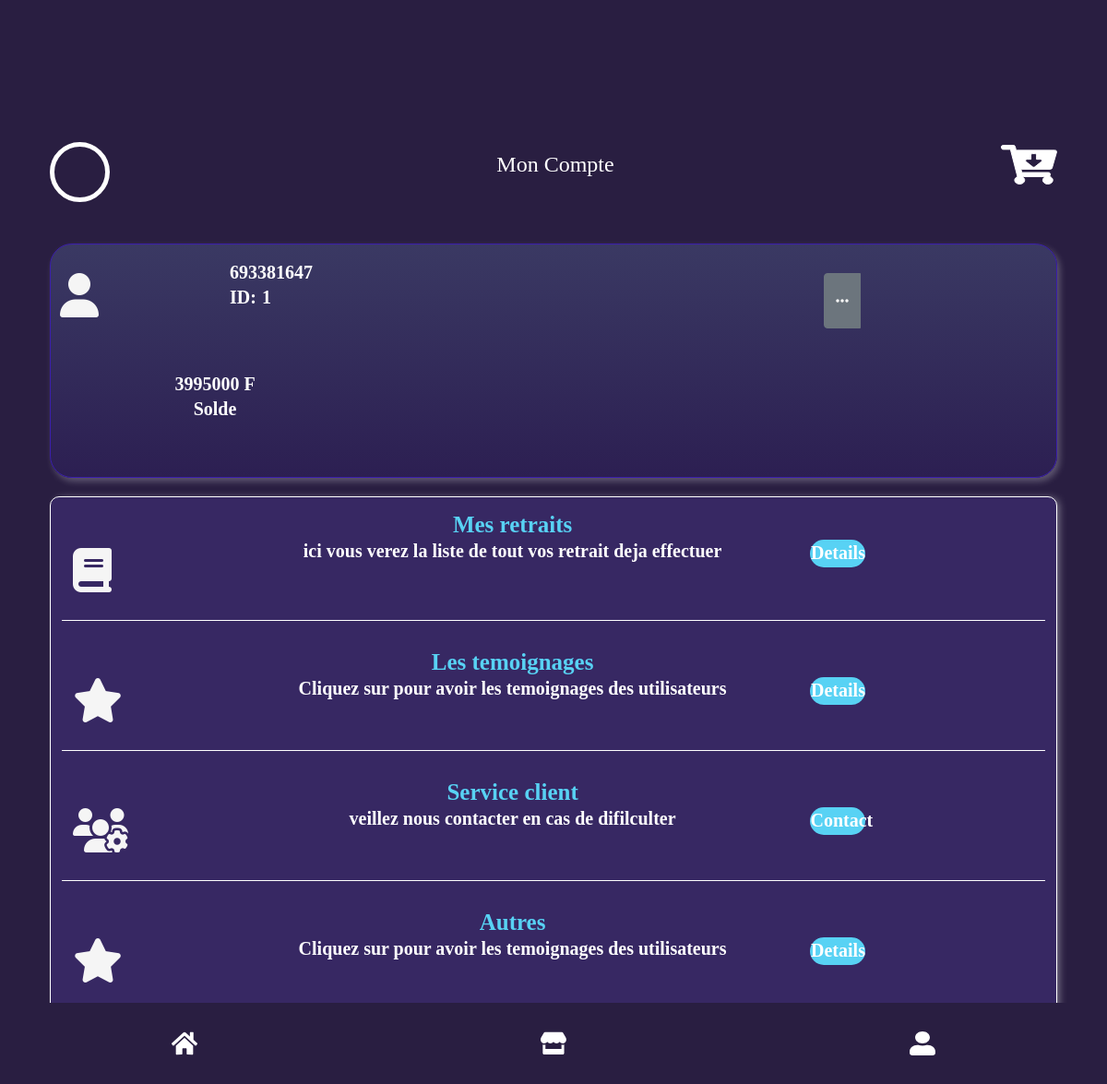
Screenshot of /compte.php (signed in) with the database file from the repository.
### tables this page shows
CREATE TABLE `utilisateurs` (
  `id` int(10) UNSIGNED NOT NULL,
  `num_tel` varchar(255) NOT NULL,
  `mots_passe` varchar(255) NOT NULL,
  `nom` varchar(255) DEFAULT NULL,
  `prenom` varchar(255) DEFAULT NULL,
  `num_retrait` varchar(255) DEFAULT NULL,
  `moyen_retrait` varchar(255) DEFAULT NULL,
  `code_parainage` int(11) DEFAULT NULL,
  `code_user` int(11) NOT NULL,
  `solde_user` int(11) NOT NULL DEFAULT 0,
  `type_use` tinyint(1) NOT NULL DEFAULT 1,
  `created_at` timestamp NULL DEFAULT NULL,
  `updated_at` timestamp NULL DEFAULT NULL
);

### session_user.php (called while the page is built, shortened)
<?php
  include("connexion.php");
  if (isset($_SESSION["id"])) {
    $id = $_SESSION["id"];
    $req = $con->query("SELECT * FROM utilisateurs WHERE id = '".$id."'");
    $result = $req->fetchAll();
    foreach($result as $results){
      $id = $results["id"];
      $num_tel = $results["num_tel"];
      $solde_user = $results["solde_user"];
    }
  }
?>

### compte.php (the view, shortened to what this page needs)
<?php
  include("session_user.php");
?>
<!DOCTYPE html>
<html lang="en">
<head>
    <link rel="stylesheet" href="css/bootstrap.min.css">
    <link rel="stylesheet" href="css/register.css">
    <link rel="stylesheet" href="css/Compte.css">
    <link href="https://cdn.jsdelivr.net/npm/bootstrap@5.3.2/dist/css/bootstrap.min.css" rel="stylesheet">
    <link href="https://cdn.jsdelivr.net/npm/bootstrap@5.0.2/dist/css/bootstrap.min.css" rel="stylesheet">
    <link rel="stylesheet" href="css/style.css">
</head>
<body class="mt-5 mb-5">
    <?php
        include('footer.php');
    ?>
    <section class="container mt-3 d-lg-flex justify-content-between align-items-center entete  ">
        <div class="entete1">
            <svg xmlns="http://www.w3.org/2000/svg" width="65" height="65" viewBox="0 0 65 65" fill="none">
                <circle cx="32.5" cy="32.5" r="30" fill="#291E41" stroke="white" stroke-width="5"/>
            </svg>
        </div>
        <div class="ms-3 text-center entete1">
            <p class="paragra">
                Mon Compte
            </p>
        </div>
        <div class="ms-3 text-center entete1">
            <p class="paragra">
                <a href="mesMachines.php">
                </a>
            </p>
        </div>
    </section>
<section class="container">
    <div class="card contener1 paragra">
        <div class="row pt-3 pda">
            <div class="col-2">
                <i class="fa-solid fa-user fa-2x"></i>
            </div>
            <div class="col-4">
                <span>
                <?php
                    if (isset($num_tel)) {
                        echo $num_tel;
                    }
                ?>
                </span><br>
                <span>ID:</span>
                <span>
                    <?php
                        if (isset($id)) {
                        echo $id;
                        }
                    ?>
                </span>
            </div>
            <div class="col-3">
            </div>
            <div class="col-3">
                <div class="btn-group dropend ">
                    <button type="button" class="btn btn-secondary " data-bs-toggle="dropdown" aria-expanded="true">
                        <i class="fa-solid fa-ellipsis"></i>
                    </button>
                  </div>
            </div>
            <div class="row text-center pt-3 pb-3">
                <div class="col-4">
                    <span>
                    <?php
                        if (isset($solde_user)) {
                        echo $solde_user;
                        }
                    ?>
                    </span><span>F</span><br>
                    <span>Solde</span>
                </div>
                <div class="col-4">
                </div>
            </div>
        </div>
    </div>
    <div class="container-fluid contener2 paragra">
        <div class="row pt-3 bordure">
            <div class="col-2 pt-4">
                <i class="fa-solid fa-book fa-2x"></i>
            </div>
            <div class="col-7 text-center pb-3 texte">
                <span>Mes retraits</span><br>
                <span>
                    ici vous verez la liste de
                    tout vos retrait deja effectuer
                </span>
            </div>
            <div class="col-3 ">
                <div class="detail">
                    <span>Details</span>
                </div>
            </div>
        </div>
        <div class="row pt-3 bordure">
            <div class="col-2 pt-3">
                <i class="fa-solid fa-star fa-2x"></i>
            </div>
            <div class="col-7 text-center pb-3 texte">
                <span>Les temoignages</span><br>
                <span>
                    Cliquez sur pour avoir
                    les temoignages des
                    utilisateurs
                </span>
            </div>
            <div class="col-3 ">
                <div class="detail">
                    <span>Details</span>
                </div>
            </div>
        </div>
        <div class="row pt-3 bordure">
            <div class="col-2 pt-3">
                <i class="fa-solid fa-users-gear fa-2x"></i>
            </div>
            <div class="col-7 text-center pb-3 texte">
                <span>Service client</span><br>
                <span>
                    veillez nous contacter
                    en cas de difilculter
                </span>
            </div>
            <div class="col-3 ">
                <div class="detail">
                    <span>Contact</span>
                </div>
            </div>
        </div>
        <div class="row pt-3 bordure">
            <div class="col-2 pt-3">
                <i class="fa-solid fa-star fa-2x"></i>
            </div>
            <div class="col-7 text-center pb-3 texte">
                <span>Autres</span><br>
                <span>
                    Cliquez sur pour avoir
                    les temoignages des
                    utilisateurs
                </span>
            </div>
            <div class="col-3 ">
                <div class="detail">
                    <span>Details</span>
                </div>
            </div>
        </div>
    </div>
</section>
</body>
</html>

### css/register.css (style rules this page uses)
body { background-color: #291E41; font-family: 'Times New Roman', Times, serif; margin: 20px; }
::placeholder { font-weight: bold; text-align: center; color: rgb(91, 90, 90); }
.btn { float: right; }
span { font-size: 20px; font-weight: bold; }
a { color: rgb(0, 4, 255); font-weight: 1800; }

### css/Compte.css (style rules this page uses)
body { background-color: #291E41; font-family: 'Times New Roman', Times, serif; color: white; margin: 20px; }
i { color: whitesmoke; }
.contener1 { border-radius: 30px; border: 1px solid #3B1FAC; box-shadow: 3px 0px 5px 2px rgba(255, 255, 255, 0.25); font-weight: bold; background-color: transparent; }
.pda { padding-left: 10px; }
.contener2 { font-weight: bold; margin-top: 20px; border-radius: 10px; border: 1px solid #FFF; background: #372863; box-shadow: 4px 0px 10px -3px rgba(255, 255, 255, 0.50); margin-bottom: 40px; }
.contener2 .row .texte span:nth-child(1) { font-size: 25px; color: #58D2F4; }
.detail { text-align: center; margin-top: 30px; width: 60px; padding-top: 3px; height: 30px; flex-shrink: 0; border-radius: 20px; background: #58D2F4; }
.bordure { border-bottom: 1px solid white; }
@media screen and (min-width:992px) { .detail { font-size: 10px; } }

### css/style.css (style rules this page uses)
body { background-color: #291E41; }
* { margin-top: 15px; margin-bottom: 15px; }
.card { border-radius: 24px; border: 1px solid #3B1FAC; background: linear-gradient(180deg, rgba(109, 137, 200, 0.25) 0%, rgba(54, 34, 133, 0.25) 100%); background-blend-mode: plus-lighter; box-shadow: 3px 4px 7px 0px rgba(255, 255, 255, 0.25); }
.paragra { color: #FFF; font-family: Inika, Hahmlet; font-size: 24px; font-style: normal; font-weight: 400; line-height: normal; }

### rows the page displays
utilisateurs: num_tel "693381647", id "1", solde_user "3995000"
